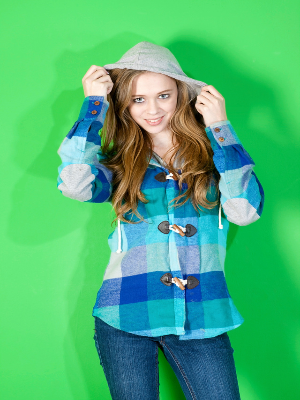
#> input picture opencv_demo/data/green_back.png, 300 x 400 px
$ python code_13_5.py
#> lines starting #> are read from the running program, lines starting #| are printed output that depends on the picture
#
# 따라하며 배우는 파이썬과 데이터과학(생능출판사 2020)
# 13.5 합성 사진을 제작해 보자, 345쪽
#
import cv2

global img1, img2     # 두 이미지를 프로그램의 전체에서 사용할 수 있도록 함

def on_change_weight(x):   # 트랙바가 움직이게 되면 이 함수가 호출된다
    weight = x / 100       # x 값이 0에서 100사이이므로 100으로 나누어 0에서 1사이 값으로
    img_merged = cv2.addWeighted(img1, 1-weight, img2, weight, 0)
    cv2.imshow('Display', img_merged)

cv2.namedWindow('Display')
cv2.createTrackbar('weight', 'Display', 0, 100, on_change_weight)
#> slider 'weight' is set to 33

img1 = cv2.imread('data/green_back.png')
#> img1 is the input picture: shape (400, 300, 3); mean B, G, R 117.6, 180.5, 74
img2 = cv2.imread('data/iceberg.jpg')
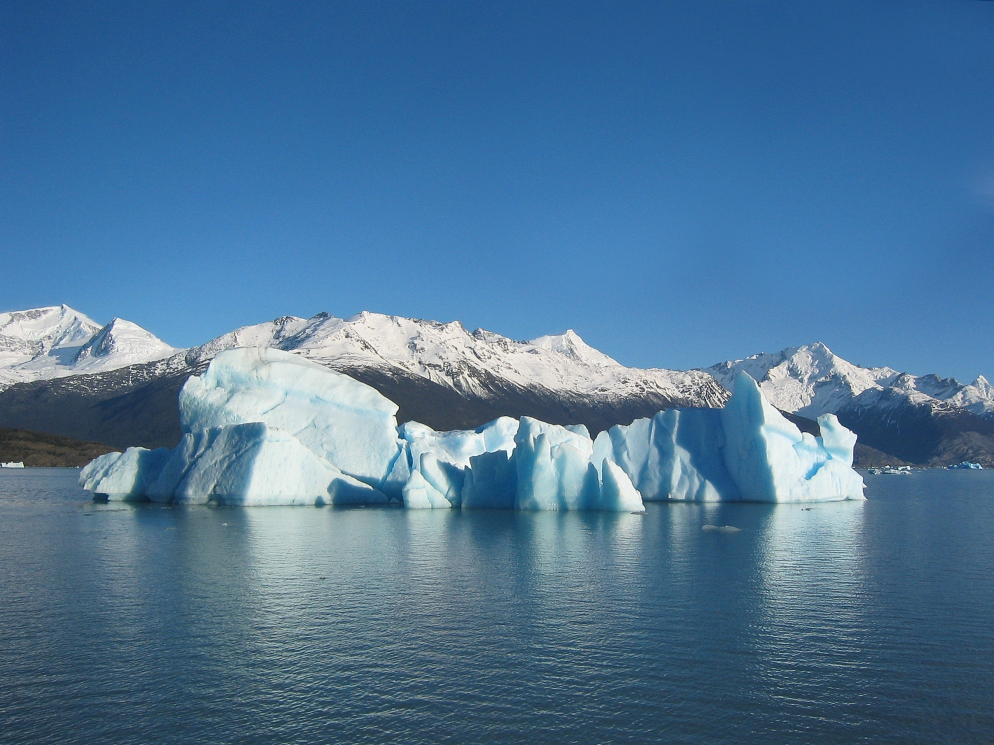
#> input picture opencv_demo/data/iceberg.jpg, 1987 x 1490 px (shown at 1/2 size)
#> img2 is the input picture: shape (1490, 1987, 3); mean B, G, R 151, 117.4, 77.6
img1 = cv2.resize(img1, (300,400))
img2 = cv2.resize(img2, (300,400))
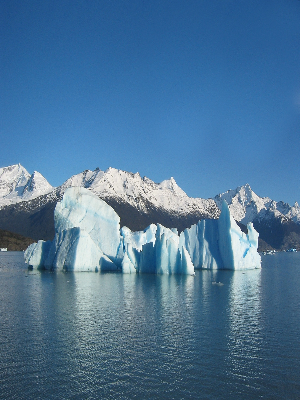
#> img2: shape (400, 300, 3); mean B, G, R 150.9, 117.2, 77.5

cv2.imshow('Display', img1)

# 다음 두 행은 키보드 입력을 기다렸다가 모든 창을 끄고 종료하는 코드
cv2.waitKey(0)
#> in on_change_weight, `img_merged = cv2.addWeighted(img1, 1-weight, img2, weight, 0)`:
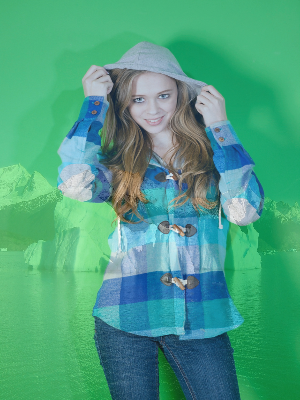
#> img_merged: shape (400, 300, 3); mean B, G, R 128.6, 159.6, 75.2
cv2.destroyAllWindows()
